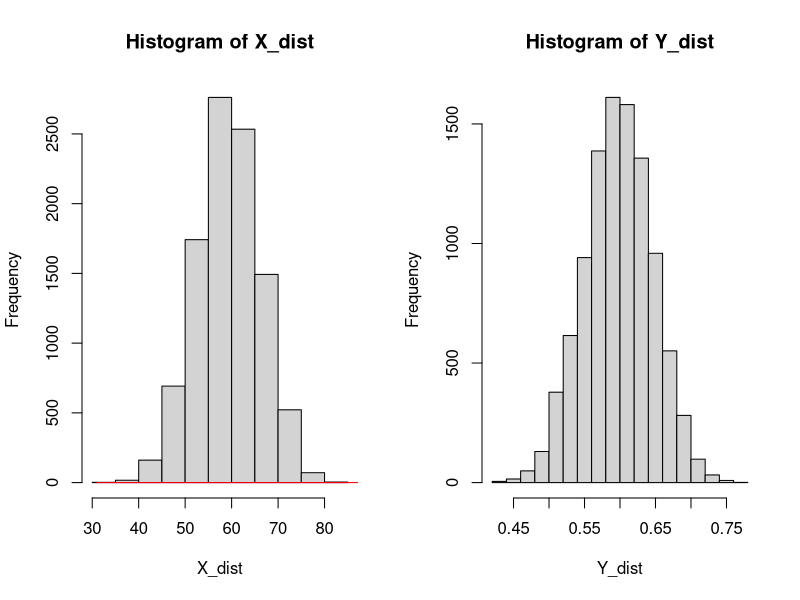
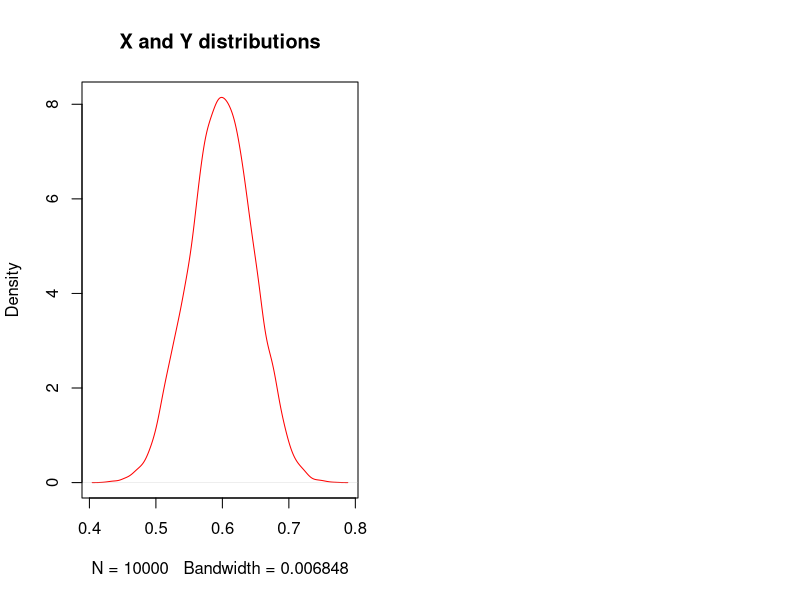

Generate these figures, in order, with R:
gibbs_sampler_normal = function(sample_size, X_dist, Y_dist, a, b, n){
  for (k in 1:sample_size){
    if (k == 1){
      Y_dist[k] = rbeta(1, a, b)
      X_dist[k] = rbinom(1, n, Y_dist[k])
    } else{
      Y_dist[k] = rbeta(1, a + X_dist[k-1], n - X_dist[k-1] + b)
      X_dist[k] = rbinom(1, n, Y_dist[k-1])
    }
  }
  return(list(X_dist, Y_dist))
}

sample_size = 10000
X_values = NULL
Y_values = NULL
n = 100
a = 61
b = 41

return_list = gibbs_sampler_normal(sample_size, X_values, Y_values, a, b, n)
X_dist = return_list[[1]]
Y_dist = return_list[[2]]

par(mfrow = c(1,2))
hist(X_dist)
lines(density(X_dist), col='red')
hist(Y_dist)


plot(density(Y_dist), main=NA, col='red')
title(main=('X and Y distributions'))
# lines(density(Y_dist), col='blue')
legend(-3,0.3, legend=c('X-jakauma', 'Y-jakauma'), 
       fill=c('red', 'blue'))

